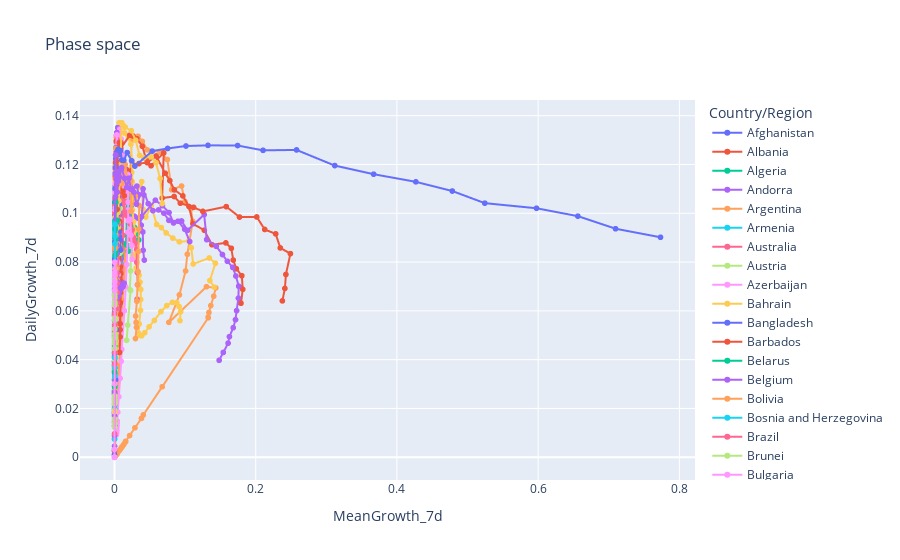

Write notebook code for a chart like this one.
### Code cell
country = ['Philippines', 'Iceland', 'Diamond Princess']
daily_cases_China = daily_cases_global_2[~daily_cases_global_2["Country/Region"].isin(country)].reset_index(drop=True)
daily_cases_China = daily_cases_China.sort_values(["Country/Region", 'DateDT'])#@['']
daily_cases_China['Days'] = daily_cases_China.index
#daily_cases_China = daily_cases_global_2.set_index(["Country/Region"])
daily_cases_China


daily_cases_China['DailyGrowth'] = daily_cases_China['Confirmed'].diff()
daily_cases_China['DailyGrowth_7d'] = daily_cases_China['DailyGrowth'].rolling(7).mean()/ daily_cases_China['Confirmed']
daily_cases_China['MeanGrowth_7d'] = daily_cases_China['DailyGrowth'].rolling(7).mean().round(0)/daily_cases_China['DailyGrowth'].max()

daily_cases_China['DailyGrowth_7d'] = np.where(daily_cases_China['DailyGrowth_7d'] >= 0, daily_cases_China['DailyGrowth_7d'], 0)
daily_cases_China['MeanGrowth_7d'] = np.where(daily_cases_China['MeanGrowth_7d'] >= 0, daily_cases_China['MeanGrowth_7d'], 0)

# fig = px.scatter(x=daily_cases_China['MeanGrowth_7d'], 
#                  y=daily_cases_China['DailyGrowth_7d'], 
#                  color=daily_cases_China['Days'],
#                  color_continuous_scale = 'BrBg')

# #fig.update_layout(xaxis_type="log", yaxis_type="log")
# fig.show()

fig = px.scatter(daily_cases_China, 
              x='MeanGrowth_7d', 
              y='DailyGrowth_7d', 
              color="Country/Region", 
              title='Phase space')

# fig = px.scatter(x=daily_cases_China['MeanGrowth_7d'], 
#                  y=daily_cases_China['DailyGrowth_7d'], 
#                  color=daily_cases_China['Days'],
#                  color_continuous_scale = 'BrBg')

fig.update_traces(mode='lines+markers')

fig.show()

#fig.update_layout(xaxis_type="log"), yaxis_type="log")
#fig.show()
